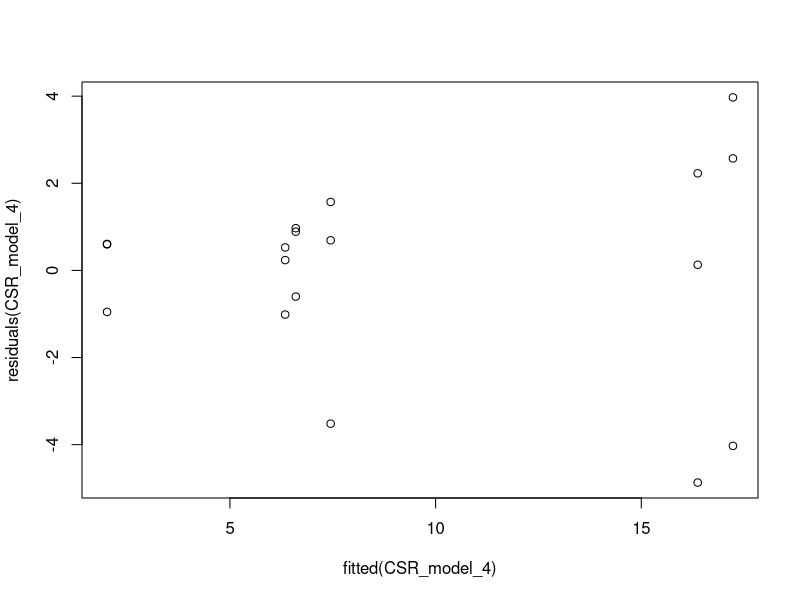
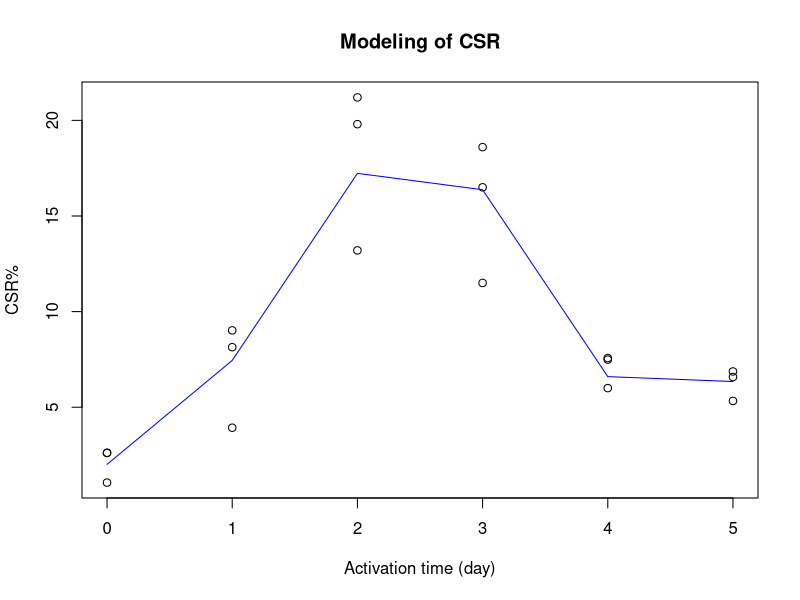
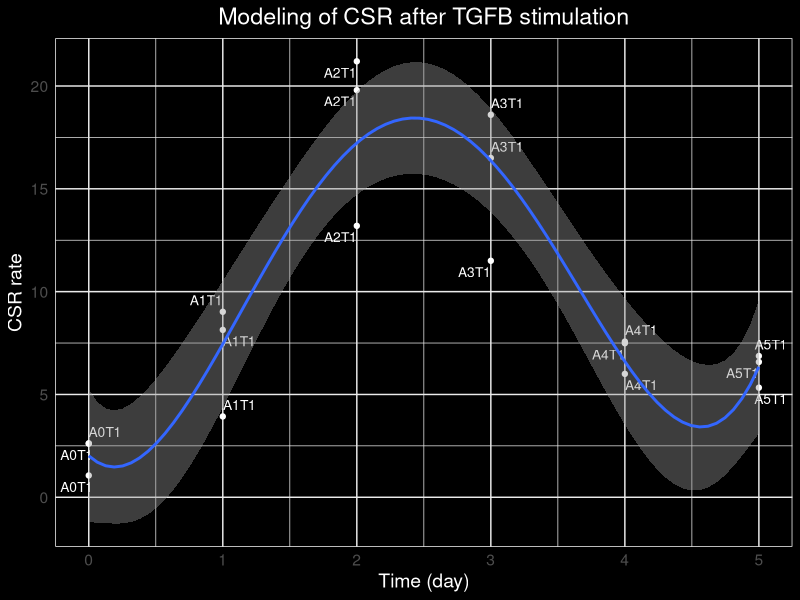
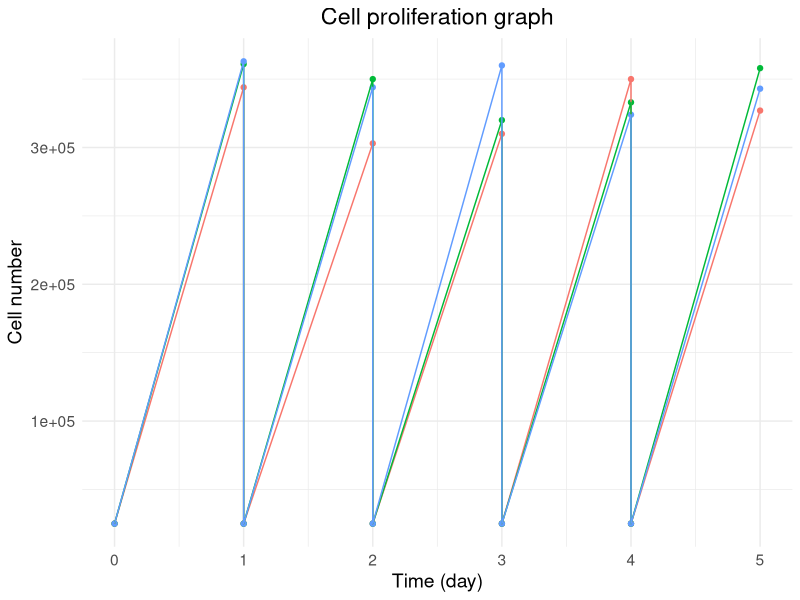

Recreate these plots in R, in order.
## ---- chunk 1
#![Caption for the picture.](C:/Users/rahjo/OneDrive/2019 Projects/X factor project/Figures/Figure 5/2020 09/TGF model.png)

## ---- chunk 2
library(ggplot2)
library(ggrepel)
library(knitr)
library(magrittr)
library(ggpubr)

## ---- chunk 3
Name <- c("A0T1", "A0T1", "A0T1",
          "A1T1", "A1T1", "A1T1",
          "A2T1", "A2T1", "A2T1",
          "A3T1", "A3T1", "A3T1",
          "A4T1", "A4T1", "A4T1",
          "A5T1", "A5T1", "A5T1")

Clone <- c(1, 2, 3,
           1, 2, 3,
           1, 2, 3,
           1, 2, 3,
           1, 2, 3,
           1, 2, 3)

CSR <- c(1.06, 2.62, 2.61,
         3.93, 8.14, 9.02,
         13.2, 19.8, 21.2,
         11.5, 18.6, 16.5,
         6, 7.57, 7.49,
         5.33, 6.58, 6.87)

Act_time <- c(0, 0, 0,
              1, 1, 1,
              2, 2, 2,
              3, 3, 3,
              4, 4, 4,
              5, 5, 5)

Tamox <- c(1, 1, 1,
           1, 1, 1,
           1, 1, 1,
           1, 1, 1,
           1, 1, 1,
           1, 1, 1)

data <- data.frame(Name, Clone, CSR, Act_time)
kable(data)


## ---- chunk 4
CSR_model_2 <- lm(data$CSR ~ poly(data$Act_time, degree = 2, raw = T))
CSR_model_3 <- lm(data$CSR ~ poly(data$Act_time, degree = 3, raw = T))
CSR_model_4 <- lm(data$CSR ~ poly(data$Act_time, degree = 4, raw = T))
CSR_model_5 <- lm(data$CSR ~ poly(data$Act_time, degree = 5, raw = T))

## ---- chunk 5
anova(CSR_model_2, CSR_model_3, CSR_model_4, CSR_model_5)

## ---- chunk 6
print(CSR_model_4)
## ---- chunk 7
summary(CSR_model_4)
## ---- chunk 8
confint(CSR_model_4, level = 0.95)
## ---- chunk 9
plot(fitted(CSR_model_4),residuals(CSR_model_4))
## ---- chunk 10
predicted.intervals <- predict(CSR_model_4,data.frame(x=data$Act_time),interval='confidence',
                               level=0.99)
## ---- chunk 11
Realdist <- data$CSR
distPred <- predict(CSR_model_4, data)
distPred
## ---- chunk 12
actuals_preds <- data.frame(cbind(actuals=Realdist, predicteds=distPred))  # make actuals_predicteds dataframe.
correlation_accuracy <- cor(actuals_preds) #accuracy
correlation_accuracy

## ---- chunk 13
plot(data$Act_time, data$CSR, main="Modeling of CSR", xlab="Activation time (day)", ylab="CSR%")
lines(data$Act_time, predict(CSR_model_4), col = 'blue', add = TRUE)
## ---- chunk 14

p <- ggplot(data, aes(x = Act_time, y = CSR)) + geom_point(color="white")
#Add labels
p <- p + geom_text_repel(aes(label = Name), size = 3.5, color="white")
# trend_line
p <- p + geom_smooth(method = 'lm', formula = y ~ poly(x,4))
# title
p <- p + ggtitle("Modeling of CSR after TGFB stimulation")
p <- p + scale_x_continuous(name = "Time (day)") + scale_y_continuous(name = "CSR rate")
# change label
p <- p + theme_minimal() + theme(text = element_text(size=14, color = "white"), plot.title = element_text(hjust = 0.5),plot.subtitle = element_text(hjust = 0.5),
                                 panel.background = element_rect(fill = 'black', colour = 'white'),
                                 plot.background = element_rect(fill = 'black', colour = 'black'))

p
## ---- chunk 15
Prolif <- c(25000, 344000, 25000, 303000, 25000, 310000, 25000, 350000, 25000, 327000,
            25000, 361000, 25000, 350000, 25000, 320000, 25000, 333000, 25000, 358000,
            25000, 363000, 25000, 344000, 25000, 360000, 25000, 324000, 25000, 343000)
Clone_prolif <- c("Clone 1", "Clone 1", "Clone 1", "Clone 1", "Clone 1", "Clone 1", "Clone 1", "Clone 1", "Clone 1", "Clone 1",
            "Clone 2", "Clone 2", "Clone 2", "Clone 2", "Clone 2", "Clone 2", "Clone 2", "Clone 2", "Clone 2", "Clone 2",
            "Clone 3", "Clone 3", "Clone 3", "Clone 3", "Clone 3", "Clone 3", "Clone 3", "Clone 3", "Clone 3", "Clone 3")
Act_time_prolif <- c(0, 1,1,2,2,3,3,4,4,5,
              0, 1,1,2,2,3,3,4,4,5,
              0, 1,1,2,2,3,3,4,4,5)

Prof_data <- data.frame(Prolif, Clone_prolif, Act_time_prolif)

kable(Prof_data)
## ---- chunk 16
p1 <- ggplot(Prof_data, aes(x = Act_time_prolif, y = Prolif, colour = Clone_prolif)) + geom_point() + geom_line()

p1 <- p1 + ggtitle("Cell proliferation graph")
p1 <- p1 + scale_x_continuous(name = "Time (day)") + scale_y_continuous(name = "Cell number")
# change label
p1 <- p1 + theme_minimal() + theme(legend.position = "none", text = element_text(size=14), plot.title = element_text(hjust = 0.5),plot.subtitle = element_text(hjust = 0.5)) + labs(color='Clone') 

p1
